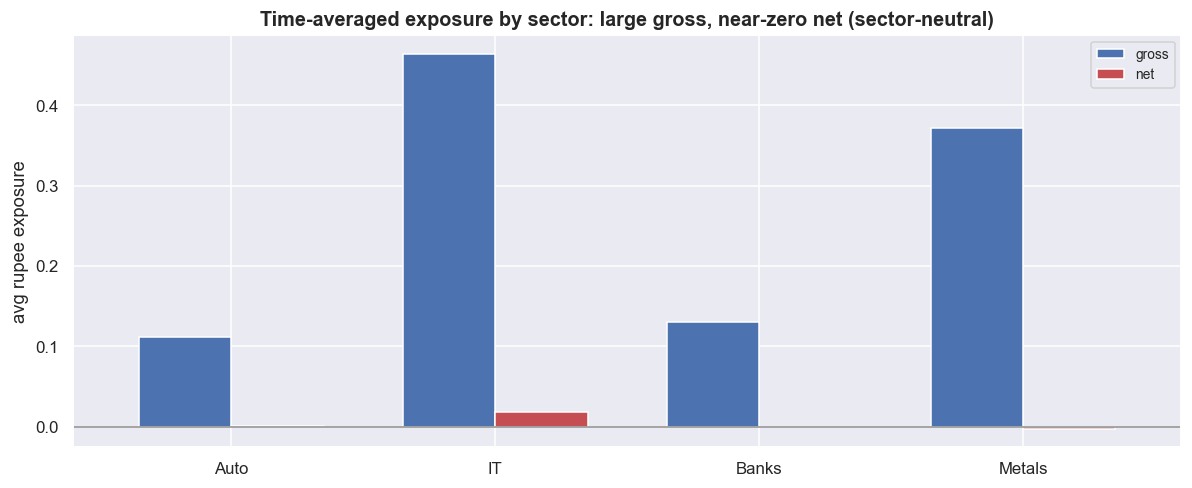

Write the Python code that produced this figure.
sec_gross, sec_net = {}, {}
for k in BOOK:
    s = allp[k]['sec']
    g_k = (exposure[k] * Hd[k].abs() * (1 + beta[k])).mean()
    n_k = (exposure[k] * Hd[k] * (1 - beta[k])).mean()
    sec_gross[s] = sec_gross.get(s, 0.0) + g_k
    sec_net[s]   = sec_net.get(s, 0.0) + n_k
secdf = pd.DataFrame({'gross': sec_gross, 'net': sec_net}).fillna(0.0)

fig, ax = plt.subplots(figsize=(11, 4.6))
secdf.plot(kind='bar', ax=ax, color=[C['blue'], C['red']], width=0.7)
ax.axhline(0, color=C['grey'], lw=1.0)
ax.set_title('Time-averaged exposure by sector: large gross, near-zero net (sector-neutral)')
ax.set_ylabel('avg rupee exposure'); ax.set_xticklabels(secdf.index, rotation=0); ax.legend(fontsize=9)
plt.tight_layout(); plt.show()
print(secdf.round(3).to_string())
print('net sector tilts are a small fraction of gross -- the within-sector construction keeps the book balanced.')
